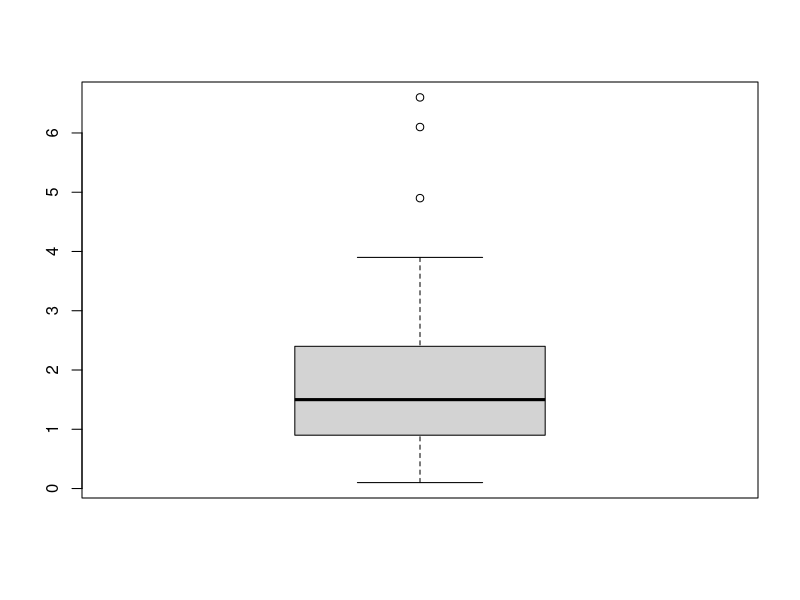
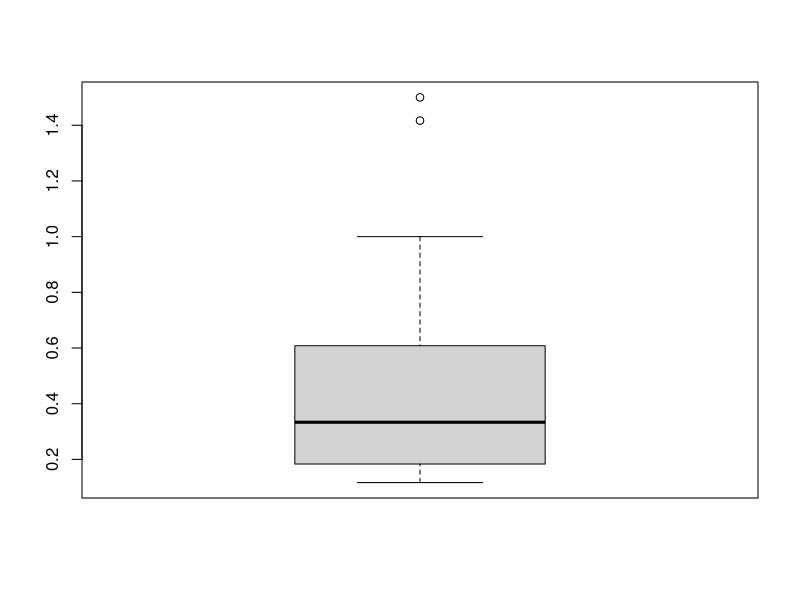
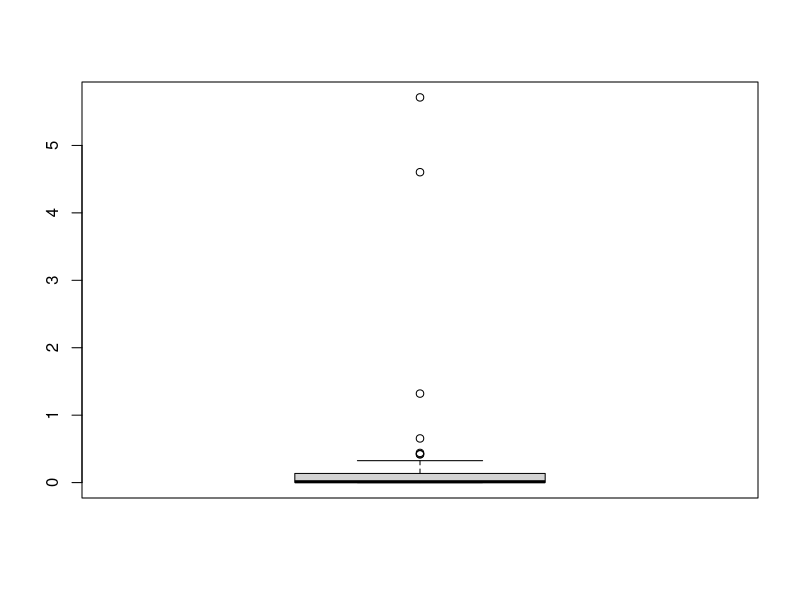
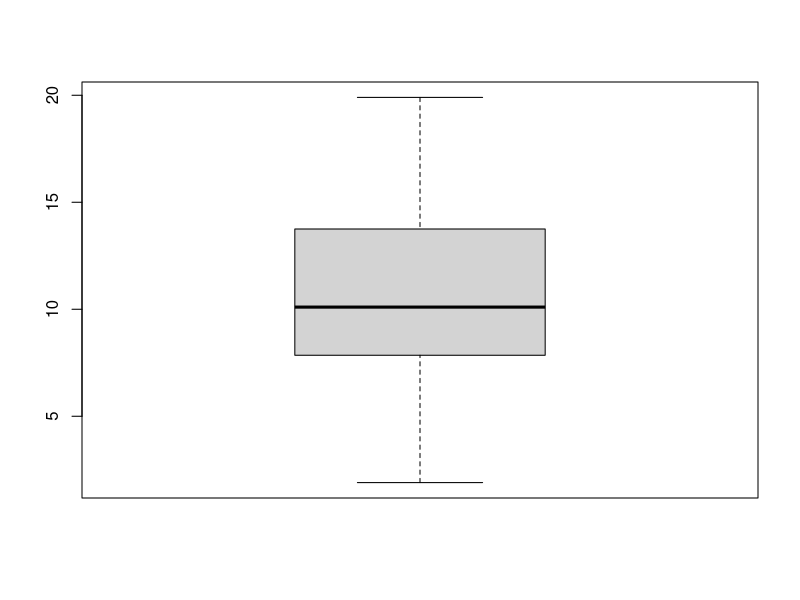
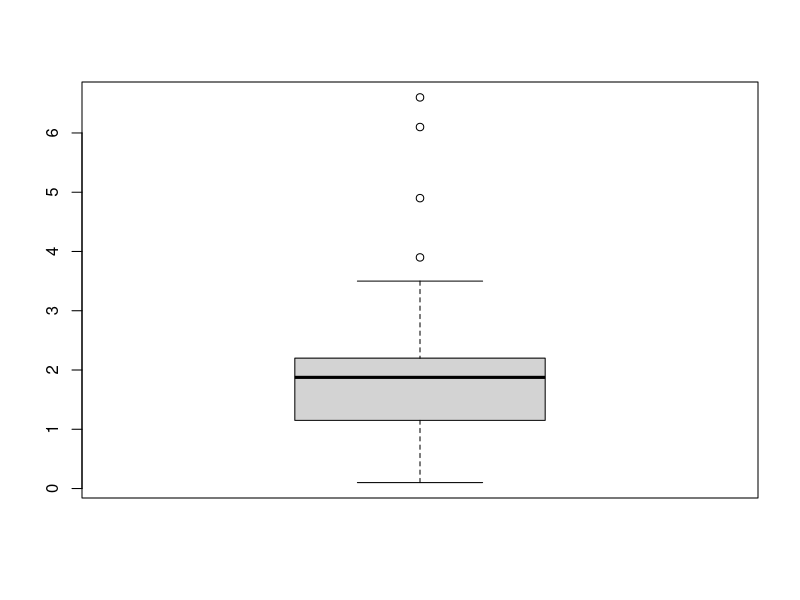
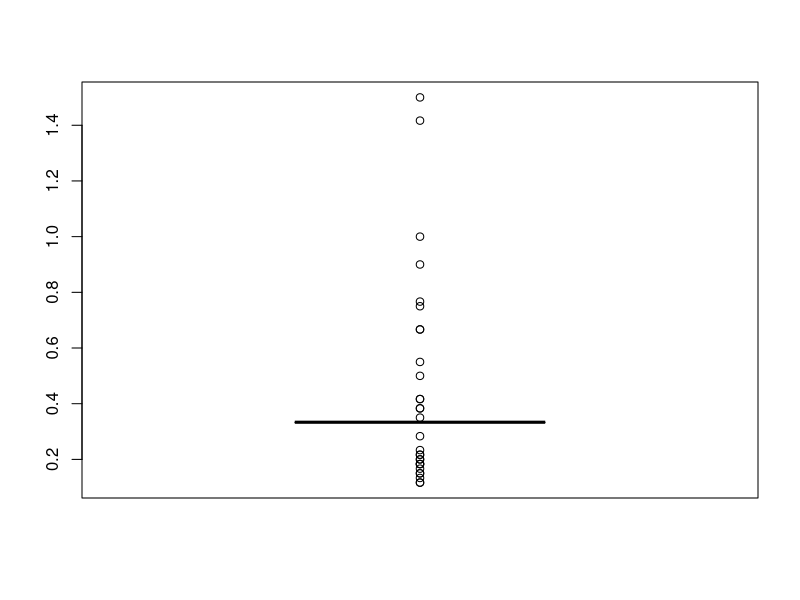
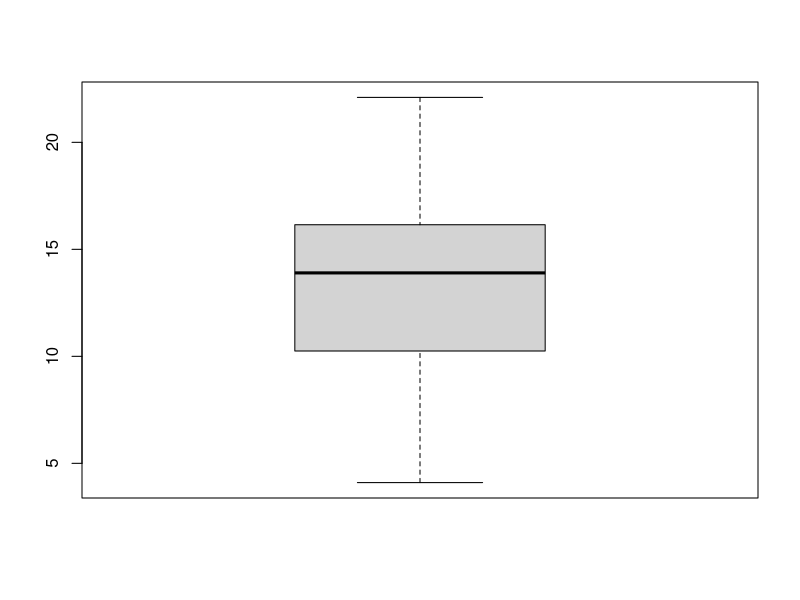
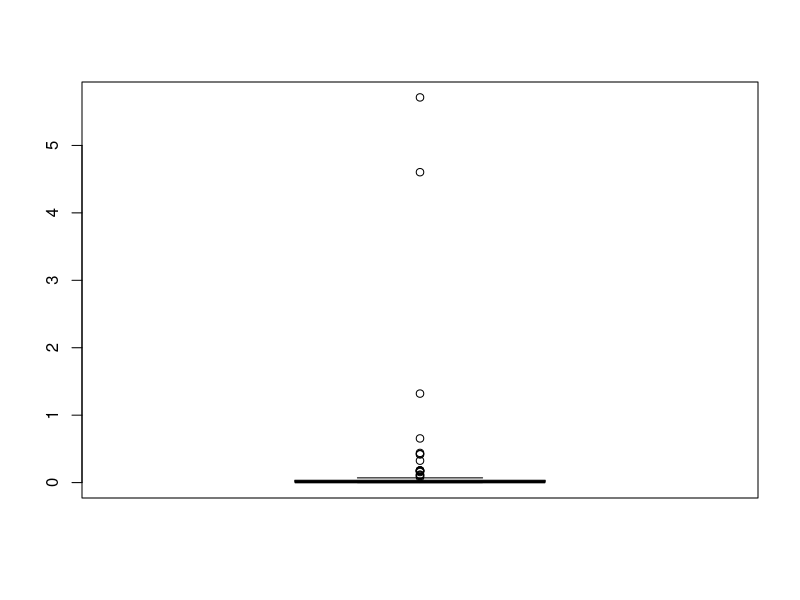

These charts were generated, in order, by the following R code:
### DATA TRANSFORMATION #####
setwd( "C:/Users/irfan/Documents/GitHub/DATA-TRANSFORMATION-")
library(tidyverse)
library(tidyr)

### DATA SET ###
data()
msleep
view(msleep)

### REMOVE MISSING DATA ####
sum(is.na(msleep))

#### sleep total ###
sum(is.na(msleep$sleep_total))   ###No missing data

### sleep rem ####
sum(is.na(msleep$sleep_rem))
##Remove the 22 missing data
boxplot(msleep$sleep_rem) ## It is nearly distributed hence we impute missing values with median
## sleep_rm also has outliers
msleep$sleep_rem[is.na(msleep$sleep_rem)] <- mean(msleep$sleep_rem, na.rm = TRUE)

view(msleep$sleep_rem)
sum(is.na(msleep$sleep_rem))

##### sleep_cycle ####
sum(is.na(msleep$sleep_cycle)) ## It has 51 missing data
boxplot(msleep$sleep_cycle) ### Not normally distributed hence we impute wwith mode

msleep$sleep_cycle[is.na(msleep$sleep_cycle)] <- median(msleep$sleep_cycle, na.rm = TRUE)
sum(is.na(msleep$sleep_cycle))
view(msleep$sleep_cycle)

### awake #####
sum(is.na(msleep$awake)) ### Has no missing data

### brainwt #####
sum(is.na(msleep$brainwt)) ### Has 27 missing values

boxplot(msleep$brainwt) ##It is not normally distributed so we impute with median
msleep$brainwt[is.na(msleep$brainwt)] <- median(msleep$brainwt, na.rm = TRUE)
sum(is.na(msleep$brainwt))
view(msleep)

##### DETECTING OUTLIERS ####
### sleep total #####
boxplot(msleep$sleep_total) ### has no outliers

### sleep rem ####
boxplot(msleep$sleep_rem)  #### Has outliers
####### REMOVING #####
summary(msleep$sleep_rem)
IQR(msleep$sleep_rem)
Tmin = 1.150 - (1.5 *1.05)
Tmax = 2.200 + (1.5*1.05)
msleep$sleep_rem[which(msleep$sleep_rem < Tmin | msleep$sleep_rem > Tmax)]
msleep$sleep_rem[which(msleep$sleep_rem > Tmin | msleep$sleep_rem < Tmax)]
msleep$sleep_remNo_outliers <- msleep$sleep_rem[which(msleep$sleep_rem > Tmin | msleep$sleep_rem < Tmax)]

###### msleep_cycl #####
boxplot(msleep$sleep_cycle)
summary(msleep$sleep_cycle)
IQR(msleep$sleep_cycle)
#### msleep_cycle has no outliers

#### AWAKE ####
boxplot(msleep$awake) #No outliers

### Detecting outliers in brainwt #####
boxplot(msleep$brainwt)
summary(msleep$brainwt)
IQR(msleep$brainwt)
Tmin = 0.00635 - (1.5*0.0287)
Tmax = 0.3333 + (1.5*0.0287)
msleep$brainwt[which(msleep$brainwt < Tmin| msleep$brainwt > Tmax)]
msleep$brainwt[which(msleep$brainwt > Tmin| msleep$brainwt < Tmax)]
msleep$brainwt_no_outliers <- msleep$brainwt[which(msleep$brainwt > Tmin| msleep$brainwt < Tmax)]
view(msleep$brainwt_no_outliers)

#### DATA VISUALIZATION ####
msleep %>%
  drop_na(vore) %>%
  #filter(vore %in% c("herbi","omni")) %>%
  ggplot(aes(fct_infreq(vore))) +
  geom_bar(aes(fill = vore),show.legend = FALSE) +
  labs(title = "ANIMAL FEEDING RELATIONSHIP",x="Feeding class")
  

